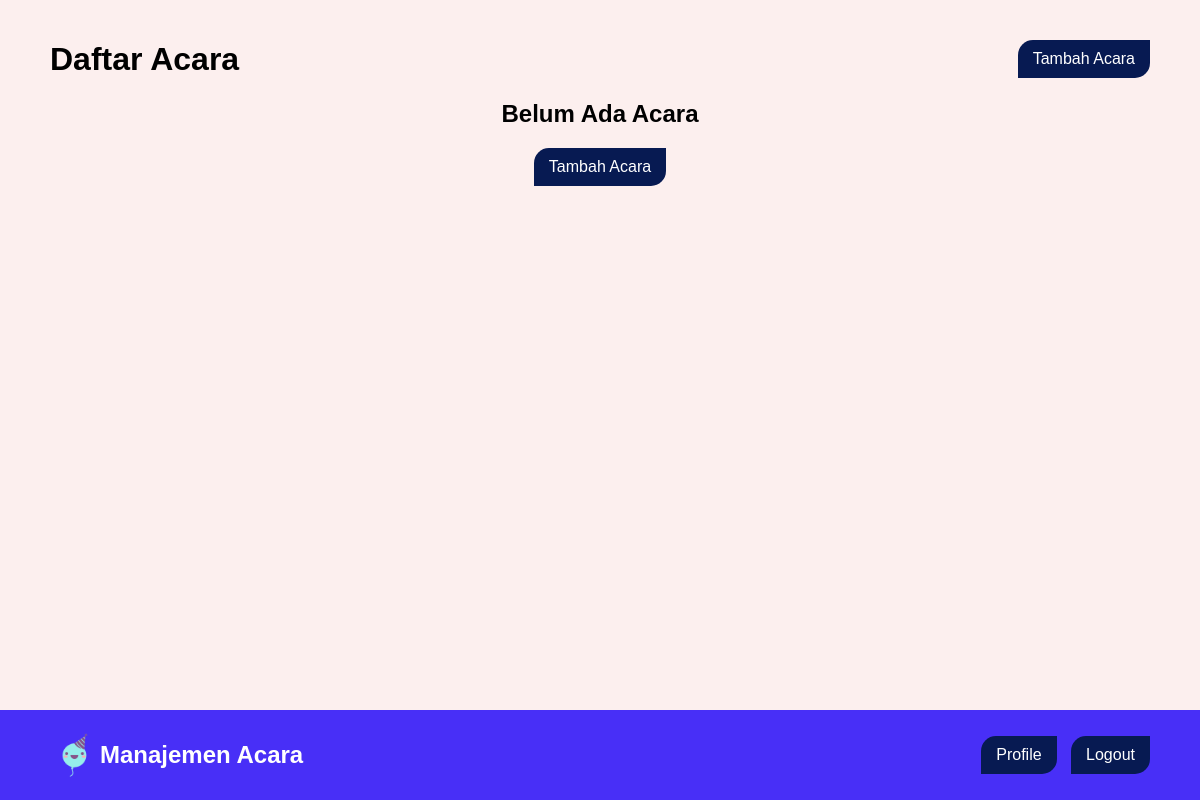
The app's page /index.php (signed in), older data.
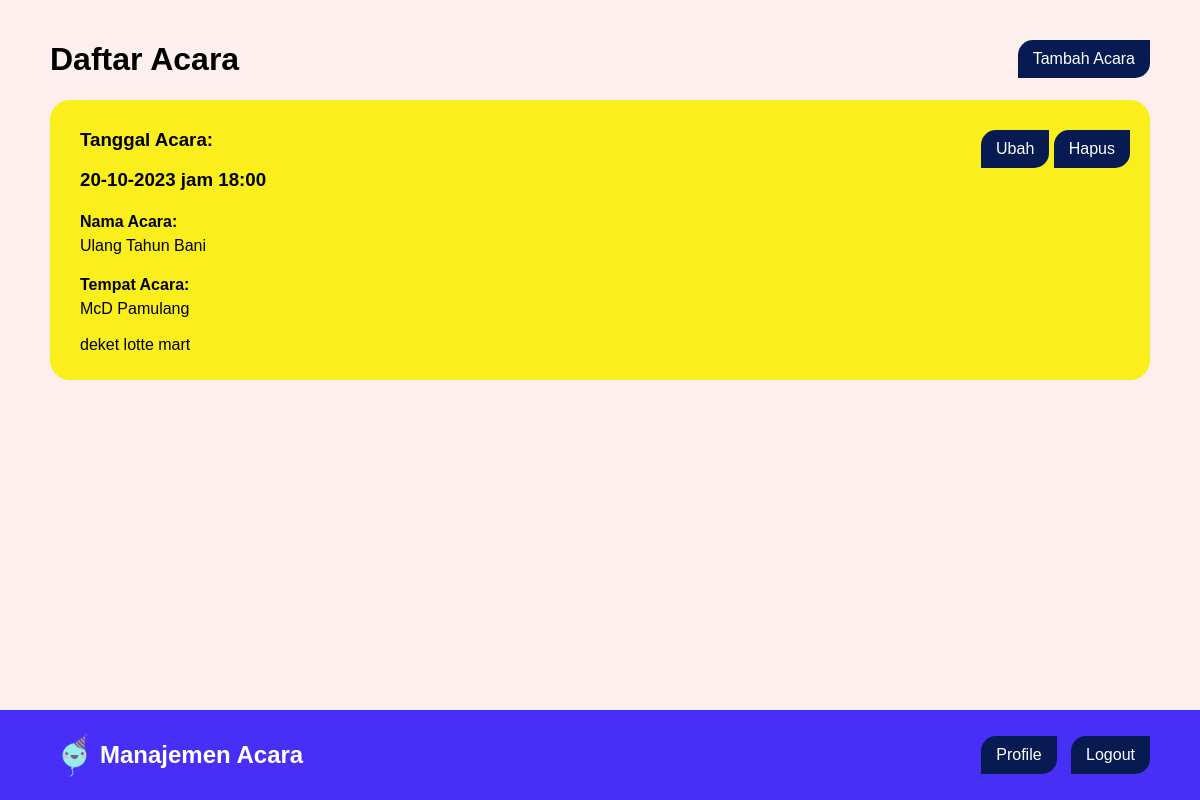
The same page, newer data.
### tables this page shows
CREATE TABLE `acara` (
  `id_acara` int(11) NOT NULL,
  `nama_acara` varchar(100) NOT NULL,
  `tanggal_acara` datetime NOT NULL,
  `tempat_acara` text NOT NULL,
  `id_user` int(11) NOT NULL
);

### index.php (the view, shortened to what this page needs)
<?php
    require_once 'koneksi.php';
	$id_user = $_SESSION['id_user'];
	$acara = mysqli_query($koneksi, "SELECT * FROM acara WHERE id_user = '$id_user' ORDER BY tanggal_acara ASC");
?>
<html>
<head>
	<?php include_once 'head.php'; ?>
</head>
<body>
	<div class="container">
		<h1 class="daftar-acara">Daftar Acara</h1>
        <a class="button tambah-acara" href="tambah_acara.php">Tambah Acara</a>
		<?php if (mysqli_num_rows($acara)): ?>
			<?php foreach ($acara as $data_acara): ?>
				<div class="card">
					<h3>Tanggal Acara:</h3>
					<h3><?= date("d-m-Y \j\a\m H:i", strtotime($data_acara['tanggal_acara'])); ?></h3>
					<h4>Nama Acara:</h4>
					<p><?= $data_acara['nama_acara']; ?></p>
					<h4>Tempat Acara:</h4>
					<p><?= htmlspecialchars_decode(strip_tags($data_acara['tempat_acara'])); ?></p>
					<div class="card-button">
						<a href="ubah_acara.php?id_acara=<?= $data_acara['id_acara']; ?>" class="button">Ubah</a>
						<a href="hapus_acara.php?id_acara=<?= $data_acara['id_acara']; ?>" onclick="return confirm('Apakah Anda yakin ingin menghapus Acara <?= $data_acara['nama_acara']; ?>?')" class="button">Hapus</a>
					</div>
				</div>
			<?php endforeach ?>
		<?php else: ?>
			<div class="belum-ada-acara">
				<h2>Belum Ada Acara</h2>
				<a href="tambah_acara.php" class="button">Tambah Acara</a>
			</div>
		<?php endif ?>
	</div>
	<?php include_once 'navbar.php'; ?>
</body>
</html>

### head.php (shortened to what this page needs)
<link rel="stylesheet" href="style.css">

### navbar.php
<footer class="navbar navbar-fixed-bottom">
  <div class="footer-container">
    <a class="navbar-title" href="index.php"><img src="img/logo.png"> <span>Manajemen Acara</span></a>
    <ul class="nav navbar-nav">
      <?php if (isset($_SESSION['id_user'])): ?>
        <li><a class="button" href="profile.php">Profile</a></li>
        <li><a class="button" href="logout.php">Logout</a></li>
      <?php else: ?>
        <li><a class="button" href="registrasi.php">Registrasi</a></li>
        <li><a class="button" href="login.php">Login</a></li>
      <?php endif ?>
    </ul>
  </div>
</footer>

### style.css (style rules this page uses)
* { font-family: 'Verdana', sans-serif; }
body { background-color: #fcefee; margin: 0; padding: 0; }
.container { padding: 20px 50px; padding-bottom: 100px; }
.navbar { background-color: #482ff7; }
.navbar-fixed-bottom { position: fixed; bottom: 0; width: 100%; z-index: 1030; }
.footer-container { display: flex; justify-content: space-between; padding: 10px 50px; }
.navbar-title { font-size: 24px; font-weight: bold; text-decoration: none; margin: auto 0; color: #fff; display: flex; align-items: center; }
.navbar-title img { width: 50px; }
.navbar-nav { display: inline-block; float: none; vertical-align: top; }
.navbar-nav > li { display: inline; margin-right: 10px; }
.navbar-nav > li:last-child { margin-right: 0; }
.button { display: inline-block; padding: 10px 15px; background-color: #071a52; color: #fff; text-decoration: none; border-radius: 15px 0 15px 0; border: none; text-align: center; transition: all 0.2s ease-in-out; }
.card { clear: both; position: relative; background-color: #faee1c; padding: 10px 30px; border-radius: 20px; margin-bottom: 20px; }
.card h4 { margin-bottom: -10px; }
.card-button { position: absolute; top: 30px; right: 20px; left: auto; bottom: auto; }
.daftar-acara { float: left; }
.tambah-acara { float: right; margin-top: 20px; }
.belum-ada-acara { clear: both; text-align: center; margin-top: 50px; }

Row changes from the older to the newer data that the page shows:
added acara: tanggal_acara "20-10-2023 jam 18:00", nama_acara "Ulang Tahun Bani", tempat_acara "McD Pamulang deket lotte mart"
Text that changed along with them:
text no longer shown: "Belum Ada Acara Tambah Acara"
